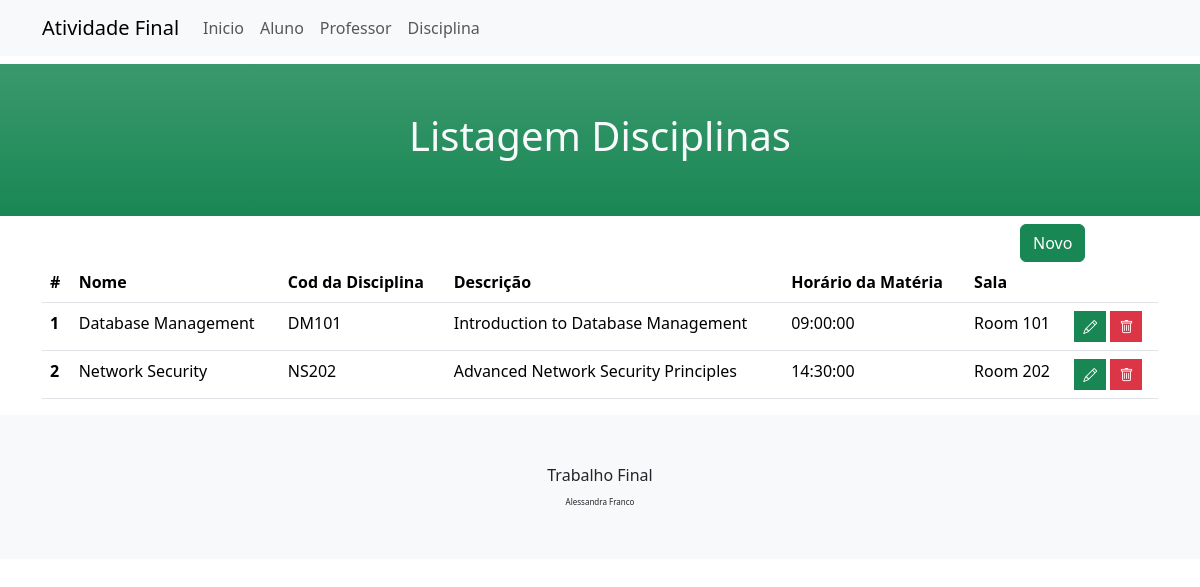
Page /src/disciplina/pages/list_disciplina.php on the committed database.
### tables this page shows
CREATE TABLE `disciplina` (
  `idDisciplina` int NOT NULL,
  `nome` varchar(255) NOT NULL,
  `codDisciplina` varchar(255) NOT NULL,
  `mensagem` text NOT NULL,
  `horario` time NOT NULL,
  `sala` varchar(255) NOT NULL
);

### src/disciplina/database/disciplina.php (called while the page is built, shortened)
<?php
function readDisciplinaDb()
{
    include_once __DIR__ . "/../../../config/connection.php";
    $disciplinas = [];
    $sql = "SELECT * FROM disciplina";
    try {
        $resultado = $pdo->query($sql);
    } catch (\Throwable $e) {
        return false;
    }
    if ($resultado->rowCount() > 0)
        $disciplinas = $resultado->fetchAll(PDO::FETCH_ASSOC);
    return $disciplinas;
}

### src/disciplina/actions/disciplina.php (called while the page is built, shortened)
<?php
require_once __DIR__ . '/../database/disciplina.php';
function readDisciplinaAction()
{
    return readDisciplinaDb();
}

### src/disciplina/pages/list_disciplina.php (the view, shortened to what this page needs)
<?php
include_once __DIR__ . "/../../partials/header.php";
?>
<div class="row py-2">
    <div class="container-fluid py-5 bg-success bg-gradient">
        <h1 class="text-center text-light">Listagem Disciplinas</h1>
    </div>
</div>
<div class="row justify-content-end">
    <div class="col-2">
        <a class="btn btn-success text-white" href="./add_disciplina.php">Novo</a>
    </div>
</div>
<div class="container">
    <table class="table">
        <thead>
            <tr>
                <th scope="col">#</th>
                <th scope="col">Nome</th>
                <th scope="col">Cod da Disciplina</th>
                <th scope="col">Descrição</th>
                <th scope="col">Horário da Matéria</th>
                <th scope="col">Sala</th>
                <th scope="col"></th>
            </tr>
        </thead>
        <tbody>
            <?php
            require_once __DIR__ . '/../actions/disciplina.php';
            $disciplinas = readDisciplinaAction();
            foreach ($disciplinas as $disciplina) :
            ?>
                <tr>
                    <th scope="row"> <?php echo $disciplina['idDisciplina']; ?></th>
                    <td> <?php echo $disciplina['nome']; ?></td>
                    <td> <?php echo $disciplina['codDisciplina']; ?></td>
                    <td> <?php echo $disciplina['mensagem']; ?></td>
                    <td> <?php echo $disciplina['horario']; ?></td>
                    <td> <?php echo $disciplina['sala']; ?></td>
                    <td><a href="edit_disciplina.php?idNot=<?php echo $disciplina['idDisciplina']; ?>" class="btn btn-success btn-sm rounded-0" type="button" data-toggle="tooltip" data-placement="top" title="Edit"><i class="bi bi-pencil"></i></a>
                        <a href="delete_disciplina.php?idNot=<?php echo $disciplina['idDisciplina']; ?>" class="btn btn-danger btn-sm rounded-0" type="button" data-toggle="tooltip" data-placement="top" title="Delete"><i class="bi bi-trash"></i></a>
                    </td>
                </tr>
            <?php
            endforeach;
            ?>
        </tbody>
    </table>
</div>
<?php
include __DIR__ . "/../../partials/footer.php";

### rows in the picture
disciplina: idDisciplina "1", nome "Database Management", codDisciplina "DM101", mensagem "Introduction to Database Management", horario "09:00:00", sala "Room 101"
disciplina: idDisciplina "2", nome "Network Security", codDisciplina "NS202", mensagem "Advanced Network Security Principles", horario "14:30:00", sala "Room 202"
